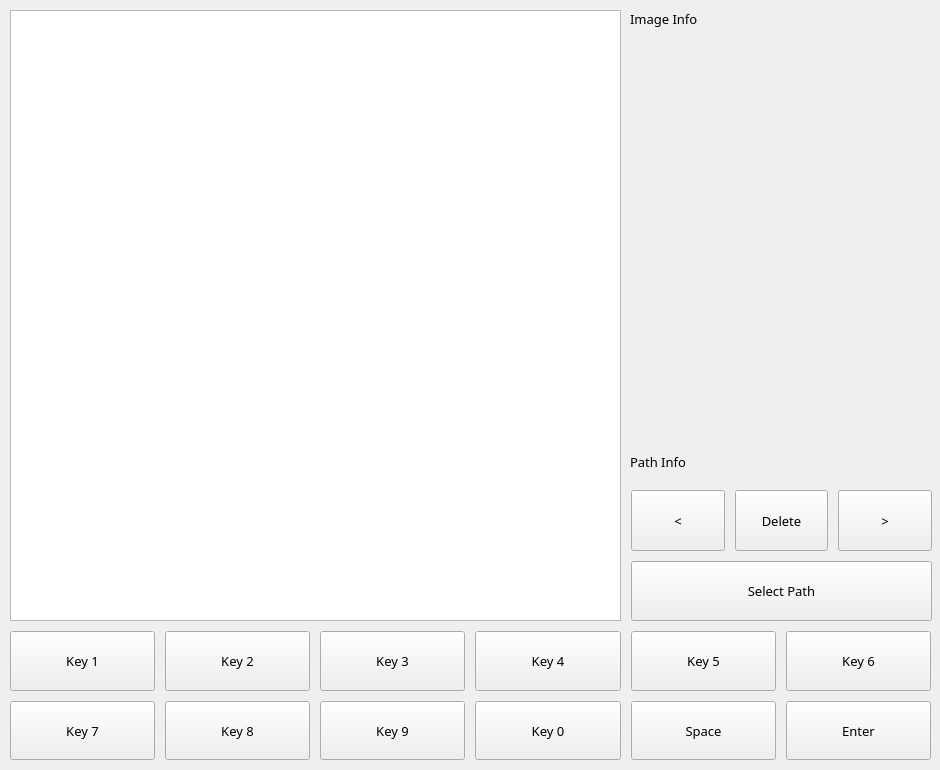
<?xml version="1.0" encoding="UTF-8"?>
<ui version="4.0">
 <class>App</class>
 <widget class="QWidget" name="App">
  <property name="geometry">
   <rect>
    <x>0</x>
    <y>0</y>
    <width>940</width>
    <height>770</height>
   </rect>
  </property>
  <property name="sizePolicy">
   <sizepolicy hsizetype="Expanding" vsizetype="Expanding">
    <horstretch>0</horstretch>
    <verstretch>0</verstretch>
   </sizepolicy>
  </property>
  <property name="minimumSize">
   <size>
    <width>940</width>
    <height>770</height>
   </size>
  </property>
  <property name="maximumSize">
   <size>
    <width>940</width>
    <height>770</height>
   </size>
  </property>
  <property name="font">
   <font>
    <family>Source Code Pro Medium</family>
   </font>
  </property>
  <property name="windowTitle">
   <string extracomment="Created with ♥ by CyberPotato">Just organize my photos</string>
  </property>
  <widget class="QGraphicsView" name="canvas">
   <property name="geometry">
    <rect>
     <x>10</x>
     <y>10</y>
     <width>611</width>
     <height>611</height>
    </rect>
   </property>
   <property name="mouseTracking">
    <bool>true</bool>
   </property>
   <property name="verticalScrollBarPolicy">
    <enum>Qt::ScrollBarAlwaysOff</enum>
   </property>
   <property name="horizontalScrollBarPolicy">
    <enum>Qt::ScrollBarAlwaysOff</enum>
   </property>
   <property name="sizeAdjustPolicy">
    <enum>QAbstractScrollArea::AdjustToContents</enum>
   </property>
   <property name="interactive">
    <bool>true</bool>
   </property>
  </widget>
  <widget class="QWidget" name="verticalLayoutWidget">
   <property name="geometry">
    <rect>
     <x>620</x>
     <y>480</y>
     <width>322</width>
     <height>141</height>
    </rect>
   </property>
   <layout class="QVBoxLayout" name="pathHolder">
    <property name="spacing">
     <number>10</number>
    </property>
    <property name="leftMargin">
     <number>11</number>
    </property>
    <property name="topMargin">
     <number>10</number>
    </property>
    <property name="rightMargin">
     <number>10</number>
    </property>
    <item>
     <layout class="QHBoxLayout" name="actionsHolder">
      <property name="spacing">
       <number>10</number>
      </property>
      <item>
       <widget class="QPushButton" name="btn_prev">
        <property name="sizePolicy">
         <sizepolicy hsizetype="MinimumExpanding" vsizetype="MinimumExpanding">
          <horstretch>0</horstretch>
          <verstretch>0</verstretch>
         </sizepolicy>
        </property>
        <property name="font">
         <font>
          <pointsize>10</pointsize>
         </font>
        </property>
        <property name="text">
         <string>&lt;</string>
        </property>
       </widget>
      </item>
      <item>
       <widget class="QPushButton" name="btn_del">
        <property name="sizePolicy">
         <sizepolicy hsizetype="MinimumExpanding" vsizetype="MinimumExpanding">
          <horstretch>0</horstretch>
          <verstretch>0</verstretch>
         </sizepolicy>
        </property>
        <property name="font">
         <font>
          <pointsize>10</pointsize>
         </font>
        </property>
        <property name="text">
         <string>Delete</string>
        </property>
       </widget>
      </item>
      <item>
       <widget class="QPushButton" name="btn_next">
        <property name="sizePolicy">
         <sizepolicy hsizetype="MinimumExpanding" vsizetype="MinimumExpanding">
          <horstretch>0</horstretch>
          <verstretch>0</verstretch>
         </sizepolicy>
        </property>
        <property name="font">
         <font>
          <pointsize>10</pointsize>
         </font>
        </property>
        <property name="text">
         <string>&gt;</string>
        </property>
       </widget>
      </item>
     </layout>
    </item>
    <item>
     <widget class="QPushButton" name="path_btn">
      <property name="sizePolicy">
       <sizepolicy hsizetype="MinimumExpanding" vsizetype="MinimumExpanding">
        <horstretch>0</horstretch>
        <verstretch>0</verstretch>
       </sizepolicy>
      </property>
      <property name="font">
       <font>
        <pointsize>10</pointsize>
       </font>
      </property>
      <property name="text">
       <string>Select Path</string>
      </property>
     </widget>
    </item>
   </layout>
  </widget>
  <widget class="QWidget" name="gridLayoutWidget">
   <property name="geometry">
    <rect>
     <x>0</x>
     <y>620</y>
     <width>941</width>
     <height>151</height>
    </rect>
   </property>
   <layout class="QGridLayout" name="foldersGrid">
    <property name="leftMargin">
     <number>10</number>
    </property>
    <property name="topMargin">
     <number>11</number>
    </property>
    <property name="rightMargin">
     <number>10</number>
    </property>
    <property name="bottomMargin">
     <number>11</number>
    </property>
    <property name="spacing">
     <number>10</number>
    </property>
    <item row="0" column="5">
     <widget class="QPushButton" name="bt6">
      <property name="sizePolicy">
       <sizepolicy hsizetype="MinimumExpanding" vsizetype="MinimumExpanding">
        <horstretch>0</horstretch>
        <verstretch>0</verstretch>
       </sizepolicy>
      </property>
      <property name="font">
       <font>
        <pointsize>10</pointsize>
       </font>
      </property>
      <property name="text">
       <string>Key 6</string>
      </property>
     </widget>
    </item>
    <item row="0" column="1">
     <widget class="QPushButton" name="bt2">
      <property name="sizePolicy">
       <sizepolicy hsizetype="MinimumExpanding" vsizetype="MinimumExpanding">
        <horstretch>0</horstretch>
        <verstretch>0</verstretch>
       </sizepolicy>
      </property>
      <property name="font">
       <font>
        <pointsize>10</pointsize>
       </font>
      </property>
      <property name="text">
       <string>Key 2</string>
      </property>
     </widget>
    </item>
    <item row="0" column="3">
     <widget class="QPushButton" name="bt4">
      <property name="sizePolicy">
       <sizepolicy hsizetype="MinimumExpanding" vsizetype="MinimumExpanding">
        <horstretch>0</horstretch>
        <verstretch>0</verstretch>
       </sizepolicy>
      </property>
      <property name="font">
       <font>
        <pointsize>10</pointsize>
       </font>
      </property>
      <property name="text">
       <string>Key 4</string>
      </property>
     </widget>
    </item>
    <item row="0" column="2">
     <widget class="QPushButton" name="bt3">
      <property name="sizePolicy">
       <sizepolicy hsizetype="MinimumExpanding" vsizetype="MinimumExpanding">
        <horstretch>0</horstretch>
        <verstretch>0</verstretch>
       </sizepolicy>
      </property>
      <property name="font">
       <font>
        <pointsize>10</pointsize>
       </font>
      </property>
      <property name="text">
       <string>Key 3</string>
      </property>
     </widget>
    </item>
    <item row="0" column="4">
     <widget class="QPushButton" name="bt5">
      <property name="sizePolicy">
       <sizepolicy hsizetype="MinimumExpanding" vsizetype="MinimumExpanding">
        <horstretch>0</horstretch>
        <verstretch>0</verstretch>
       </sizepolicy>
      </property>
      <property name="font">
       <font>
        <pointsize>10</pointsize>
       </font>
      </property>
      <property name="text">
       <string>Key 5</string>
      </property>
     </widget>
    </item>
    <item row="0" column="0">
     <widget class="QPushButton" name="bt1">
      <property name="sizePolicy">
       <sizepolicy hsizetype="MinimumExpanding" vsizetype="MinimumExpanding">
        <horstretch>0</horstretch>
        <verstretch>0</verstretch>
       </sizepolicy>
      </property>
      <property name="font">
       <font>
        <pointsize>10</pointsize>
       </font>
      </property>
      <property name="text">
       <string>Key 1</string>
      </property>
     </widget>
    </item>
    <item row="1" column="0">
     <widget class="QPushButton" name="bt7">
      <property name="sizePolicy">
       <sizepolicy hsizetype="MinimumExpanding" vsizetype="MinimumExpanding">
        <horstretch>0</horstretch>
        <verstretch>0</verstretch>
       </sizepolicy>
      </property>
      <property name="font">
       <font>
        <pointsize>10</pointsize>
       </font>
      </property>
      <property name="text">
       <string>Key 7</string>
      </property>
     </widget>
    </item>
    <item row="1" column="1">
     <widget class="QPushButton" name="bt8">
      <property name="sizePolicy">
       <sizepolicy hsizetype="MinimumExpanding" vsizetype="MinimumExpanding">
        <horstretch>0</horstretch>
        <verstretch>0</verstretch>
       </sizepolicy>
      </property>
      <property name="font">
       <font>
        <pointsize>10</pointsize>
       </font>
      </property>
      <property name="text">
       <string>Key 8</string>
      </property>
     </widget>
    </item>
    <item row="1" column="2">
     <widget class="QPushButton" name="bt9">
      <property name="sizePolicy">
       <sizepolicy hsizetype="MinimumExpanding" vsizetype="MinimumExpanding">
        <horstretch>0</horstretch>
        <verstretch>0</verstretch>
       </sizepolicy>
      </property>
      <property name="font">
       <font>
        <pointsize>10</pointsize>
       </font>
      </property>
      <property name="text">
       <string>Key 9</string>
      </property>
     </widget>
    </item>
    <item row="1" column="3">
     <widget class="QPushButton" name="bt0">
      <property name="sizePolicy">
       <sizepolicy hsizetype="MinimumExpanding" vsizetype="MinimumExpanding">
        <horstretch>0</horstretch>
        <verstretch>0</verstretch>
       </sizepolicy>
      </property>
      <property name="font">
       <font>
        <pointsize>10</pointsize>
       </font>
      </property>
      <property name="text">
       <string>Key 0</string>
      </property>
     </widget>
    </item>
    <item row="1" column="4">
     <widget class="QPushButton" name="btS">
      <property name="sizePolicy">
       <sizepolicy hsizetype="MinimumExpanding" vsizetype="MinimumExpanding">
        <horstretch>0</horstretch>
        <verstretch>0</verstretch>
       </sizepolicy>
      </property>
      <property name="font">
       <font>
        <pointsize>10</pointsize>
       </font>
      </property>
      <property name="text">
       <string>Space</string>
      </property>
     </widget>
    </item>
    <item row="1" column="5">
     <widget class="QPushButton" name="btE">
      <property name="sizePolicy">
       <sizepolicy hsizetype="MinimumExpanding" vsizetype="MinimumExpanding">
        <horstretch>0</horstretch>
        <verstretch>0</verstretch>
       </sizepolicy>
      </property>
      <property name="font">
       <font>
        <pointsize>10</pointsize>
       </font>
      </property>
      <property name="text">
       <string>Enter</string>
      </property>
     </widget>
    </item>
   </layout>
  </widget>
  <widget class="QLabel" name="info_text">
   <property name="geometry">
    <rect>
     <x>630</x>
     <y>10</y>
     <width>301</width>
     <height>201</height>
    </rect>
   </property>
   <property name="font">
    <font>
     <pointsize>10</pointsize>
    </font>
   </property>
   <property name="text">
    <string>Image Info</string>
   </property>
   <property name="alignment">
    <set>Qt::AlignLeading|Qt::AlignLeft|Qt::AlignTop</set>
   </property>
   <property name="wordWrap">
    <bool>true</bool>
   </property>
   <property name="textInteractionFlags">
    <set>Qt::LinksAccessibleByMouse|Qt::TextSelectableByMouse</set>
   </property>
  </widget>
  <widget class="QLabel" name="path_text">
   <property name="geometry">
    <rect>
     <x>630</x>
     <y>270</y>
     <width>301</width>
     <height>201</height>
    </rect>
   </property>
   <property name="font">
    <font>
     <pointsize>10</pointsize>
    </font>
   </property>
   <property name="text">
    <string>Path Info</string>
   </property>
   <property name="alignment">
    <set>Qt::AlignBottom|Qt::AlignLeading|Qt::AlignLeft</set>
   </property>
   <property name="wordWrap">
    <bool>true</bool>
   </property>
   <property name="textInteractionFlags">
    <set>Qt::LinksAccessibleByMouse|Qt::TextSelectableByMouse</set>
   </property>
  </widget>
 </widget>
 <resources/>
 <connections/>
</ui>
